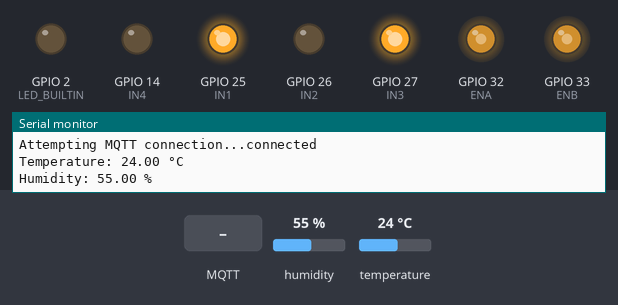
A program run on a simulated ESP32. Parts: output pins drawn as LEDs (lit = HIGH), the last lines printed to the serial monitor. The inputs (shaded band) are chosen by the test bench; at power-on: humidity 55 %, temperature 24 °C. WiFi joins after 1.5 s; servers stay silent unless stated; no MQTT or app messages arrive unless stated.

Above: at 3.2 s.
3.3 s: MQTT message "1" arrives on the first subscribed topic
At 5.6 s:
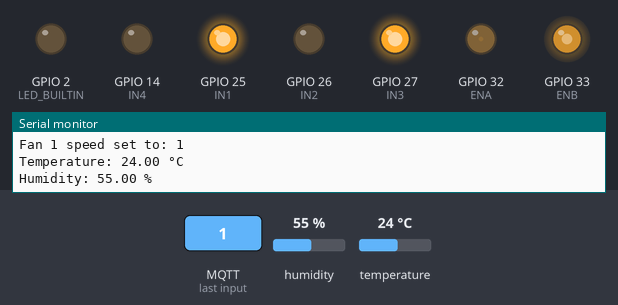
10.0 s: MQTT message "90" arrives on the first subscribed topic
At 12.6 s:
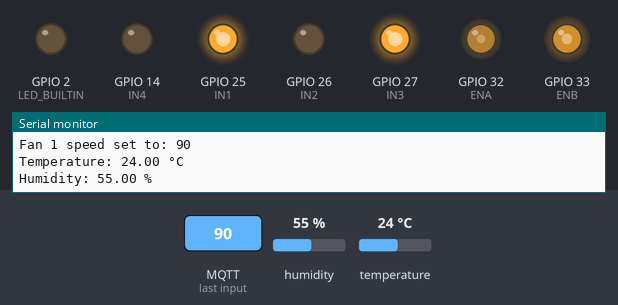
16.7 s: MQTT message "200" arrives on the first subscribed topic
At 19.6 s:
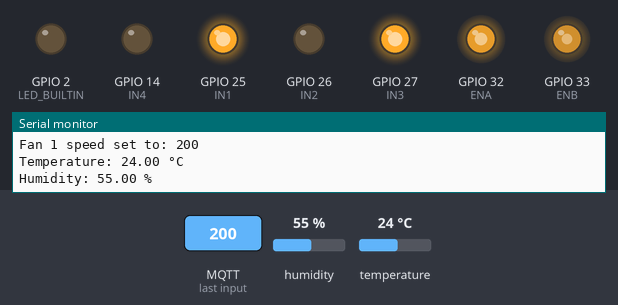
23.2 s: MQTT message "0" arrives on the first subscribed topic
At 25.1 s:
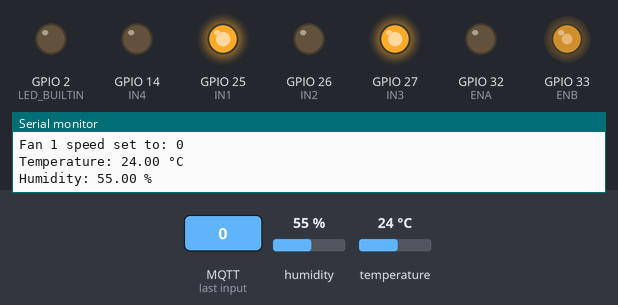
29.9 s: MQTT message "1" arrives on the second subscribed topic
At 32.1 s:
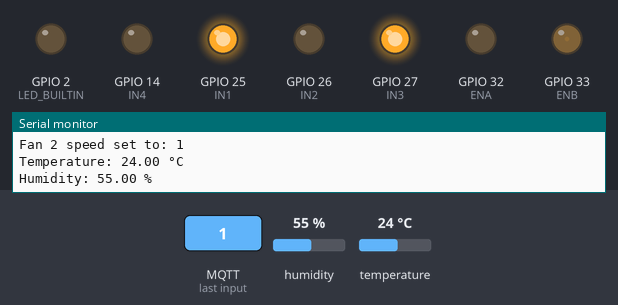
36.6 s: MQTT message "2" arrives on the first subscribed topic
At 38.59 s:
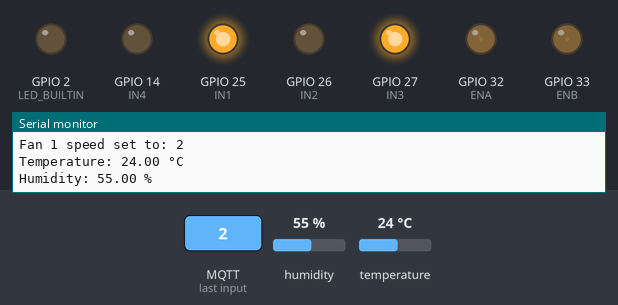
Timing chart, 0 to 44.3 s (numbered marks = the images above; inputs shaded):
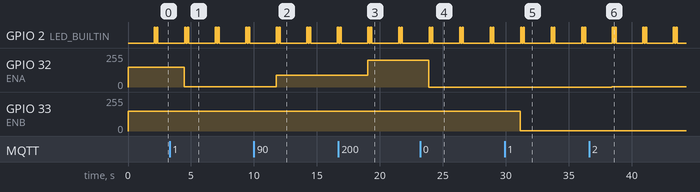

Measured:
- after the input at 3.3 s, GPIO 32 (ENA): 150/255 → 1/255 after 1.2 s
- after the input at 10.0 s, GPIO 32 (ENA): 1/255 → 90/255 after 1.8 s
- after the input at 16.7 s, GPIO 32 (ENA): 90/255 → 200/255 after 2.3 s
- after the input at 23.2 s, GPIO 32 (ENA): 200/255 → 0/255 after 0.68 s
- after the input at 29.9 s, GPIO 33 (ENB): 150/255 → 1/255 after 1.3 s
- after the input at 36.6 s, GPIO 32 (ENA): 0/255 → 2/255 after 1.8 s
- by itself, GPIO 2 (LED_BUILTIN): repeats every 2.4 s: LOW 0.10 s, HIGH 0.10 s, LOW 2.1 s, HIGH 0.10 s

The program:

main.cpp
```cpp
#include <Arduino.h>
#include <Adafruit_Sensor.h>
#include <DHT.h>
#include <DHT_U.h>
#include <WiFi.h>
#include <PubSubClient.h>

// Pin Definitions
#define DHTPIN 4      // GPIO pin where the DHT11 is connected
#define DHTTYPE DHT11 // DHT11 sensor type

#define LED_BUILTIN 2 // Built-in LED

const int ENA = 32; // PWM for Fan 1
const int ENB = 33; // PWM for Fan 2
const int IN1 = 25; // Direction for Fan 1
const int IN2 = 26;
const int IN3 = 27; // Direction for Fan 2
const int IN4 = 14;

int fan1Speed = 150;
int fan2Speed = 150;

DHT dht(DHTPIN, DHTTYPE);

// Wi-Fi and MQTT configurations
const char *ssid = "AndroidAP";
const char *password = "blng354212";
const char *mqtt_server = "test.mosquitto.org"; // Test MQTT broker

WiFiClient espClient;
PubSubClient client(espClient);

const char *fan1SpeedTopic = "smart_coconut_oven/fan_1_speed";
const char *fan2SpeedTopic = "smart_coconut_oven/fan_2_speed"; // New topic for Fan 2 speed

// Topics for temperature and humidity
const char *tempTopic = "smart_coconut_oven/sensor1/temp";
const char *humidityTopic = "smart_coconut_oven/sensor1/humidity";

void setFanSpeed(int fan, int speed);
void setFanDirection(int fan, bool forward);

void callback(char *topic, byte *payload, unsigned int length)
{
  String message = "";
  for (unsigned int i = 0; i < length; i++)
  {
    message += (char)payload[i];
  }

  if (String(topic) == fan1SpeedTopic)
  {
    int newSpeed = message.toInt();
    if (newSpeed >= 0 && newSpeed <= 255)
    {
      fan1Speed = newSpeed;
      setFanSpeed(1, fan1Speed);
      Serial.print("Fan 1 speed set to: ");
      Serial.println(fan1Speed);
    }
  }
  else if (String(topic) == fan2SpeedTopic)
  {
    int newSpeed = message.toInt();
    if (newSpeed >= 0 && newSpeed <= 255)
    {
      fan2Speed = newSpeed;
      setFanSpeed(2, fan2Speed);
      Serial.print("Fan 2 speed set to: ");
      Serial.println(fan2Speed);
    }
  }
}

void reconnect()
{
  while (!client.connected())
  {
    Serial.print("Attempting MQTT connection...");
    if (client.connect("")) // Empty client ID
    {
      Serial.println("connected");
      client.subscribe(fan1SpeedTopic); // Subscribe to Fan 1 speed topic
      client.subscribe(fan2SpeedTopic); // Subscribe to Fan 2 speed topic
    }
    else
    {
      Serial.print("failed, rc=");
      Serial.print(client.state());
      delay(5000); // Wait for 5 seconds before retrying
    }
  }
}

void setFanSpeed(int fan, int speed)
{
  if (fan == 1)
  {
    analogWrite(ENA, speed);
  }
  else if (fan == 2)
  {
    analogWrite(ENB, speed);
  }
}

void setFanDirection(int fan, bool forward)
{
  if (fan == 1)
  {
    digitalWrite(IN1, forward ? HIGH : LOW);
    digitalWrite(IN2, forward ? LOW : HIGH);
  }
  else if (fan == 2)
  {
    digitalWrite(IN3, forward ? HIGH : LOW);
    digitalWrite(IN4, forward ? LOW : HIGH);
  }
}

void showLEDPulse(int duration = 100)
{
  digitalWrite(LED_BUILTIN, HIGH);
  delay(duration);
  digitalWrite(LED_BUILTIN, LOW);
  delay(duration);
  digitalWrite(LED_BUILTIN, HIGH);
  delay(duration);
  digitalWrite(LED_BUILTIN, LOW);
  delay(duration);
}

void setup()
{
  Serial.begin(115200);
  Serial.println("Starting ESP...");

  pinMode(ENA, OUTPUT);
  pinMode(ENB, OUTPUT);
  pinMode(IN1, OUTPUT);
  pinMode(IN2, OUTPUT);
  pinMode(IN3, OUTPUT);
  pinMode(IN4, OUTPUT);
  pinMode(LED_BUILTIN, OUTPUT);

  setFanDirection(1, true);
  setFanDirection(2, true);
  setFanSpeed(1, fan1Speed);
  setFanSpeed(2, fan2Speed);

  dht.begin();
  Serial.println("DHT11 sensor started");

  // Connect to Wi-Fi
  WiFi.begin(ssid, password);
  while (WiFi.status() != WL_CONNECTED)
  {
    delay(1000);
    Serial.print(".");
  }
  Serial.println("Connected to Wi-Fi");

  client.setServer(mqtt_server, 1883);
  client.setCallback(callback);
}

void loop()
{
  if (!client.connected())
  {
    reconnect();
  }

  client.loop();

  float temperature = dht.readTemperature();
  float humidity = dht.readHumidity();

  if (isnan(temperature) || isnan(humidity))
  {
    Serial.println("Failed to read from DHT sensor!");
  }
  else
  {
    Serial.print("Temperature: ");
    Serial.print(temperature);
    Serial.println(" °C");

    Serial.print("Humidity: ");
    Serial.print(humidity);
    Serial.println(" %");

    // Publish the temperature and humidity readings to MQTT topics
    char tempStr[8];
    char humidityStr[8];
    dtostrf(temperature, 1, 2, tempStr);  // Convert temperature to string
    dtostrf(humidity, 1, 2, humidityStr); // Convert humidity to string

    client.publish(tempTopic, tempStr);         // Publish temperature
    client.publish(humidityTopic, humidityStr); // Publish humidity
  }

  showLEDPulse();
  delay(2000); // Wait for 2 seconds before reading again
}
```
